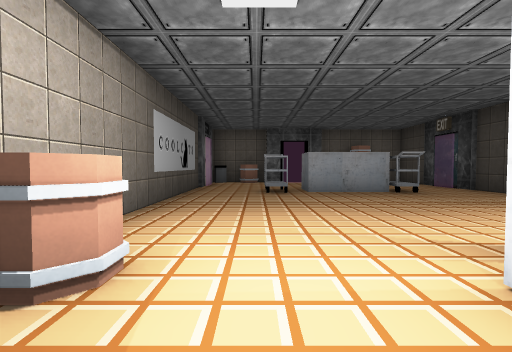
view 1 (above)

14 first-person views from a walk through a 3-D level made in the Godot game engine. The camera is 1.2 m above the floor, tilts 2° down and sees 85° across. The floor is counted in squares, 2 m on a side. Each view is taken from the middle of a square. On the plan, view 1 faces up. The plan holds only what a view shows up to about 9 squares ahead; the rest is blank. Flat picture figures and markers are not drawn. Characters and animated objects are not drawn. Some surface patterns are stand-ins.

view 2
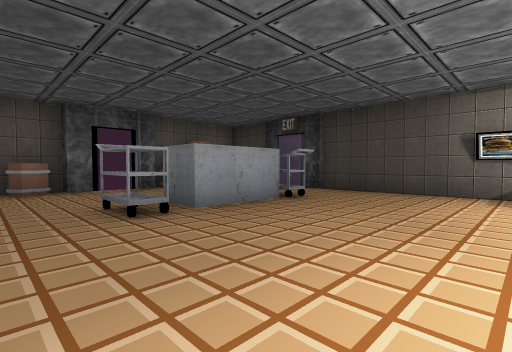

view 3
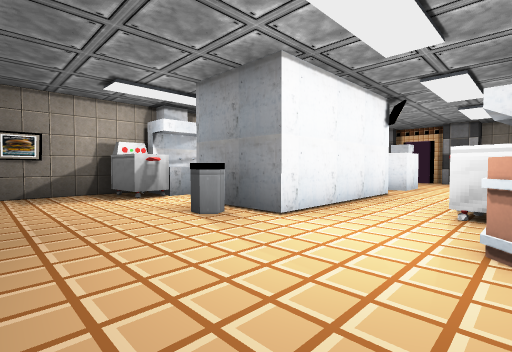

view 4
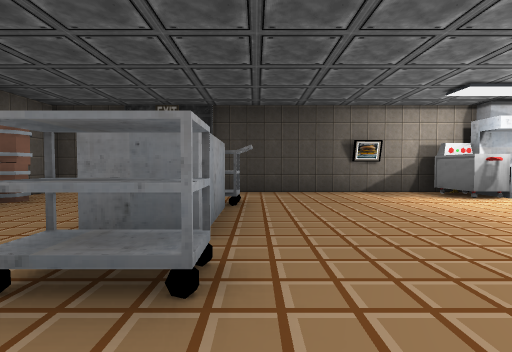

view 5
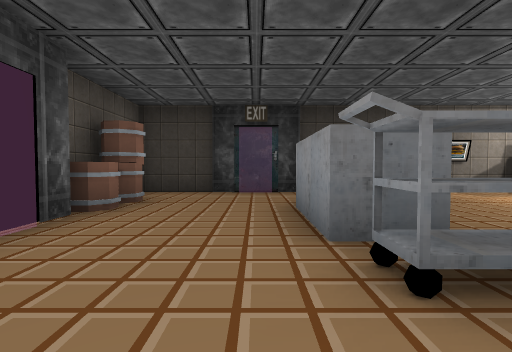

view 6
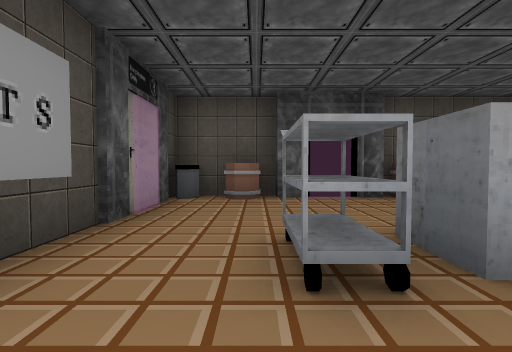

view 7
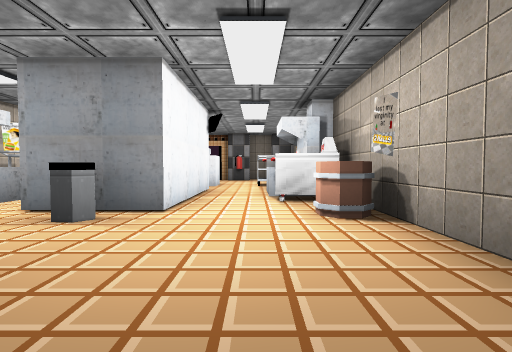

view 8
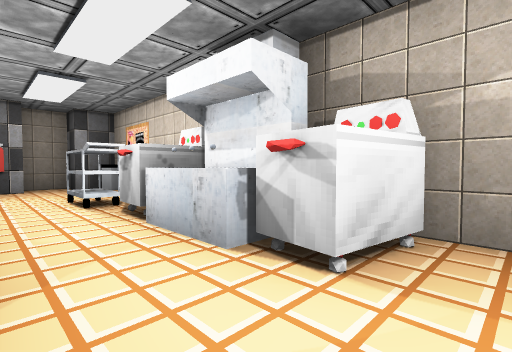

view 9
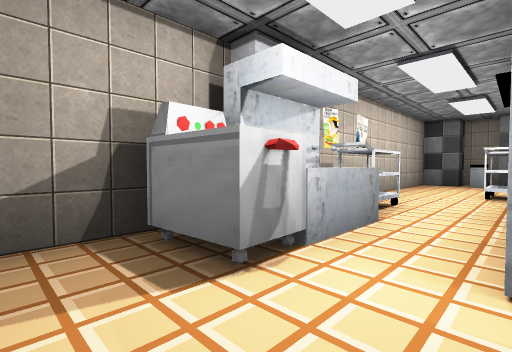

view 10
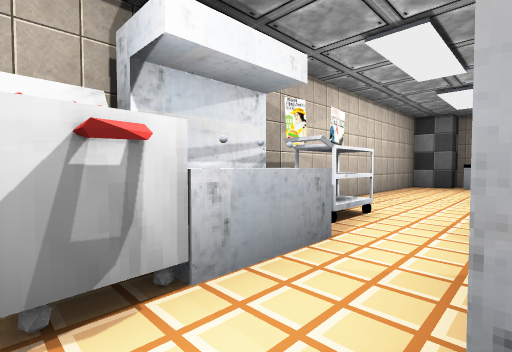

view 11
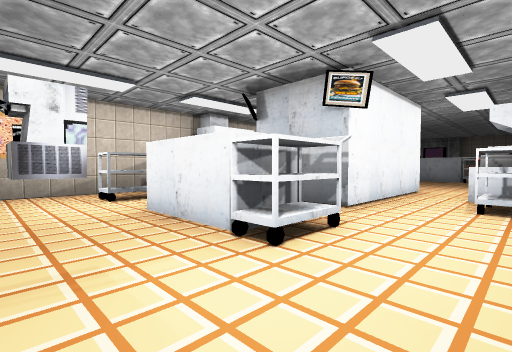

view 12
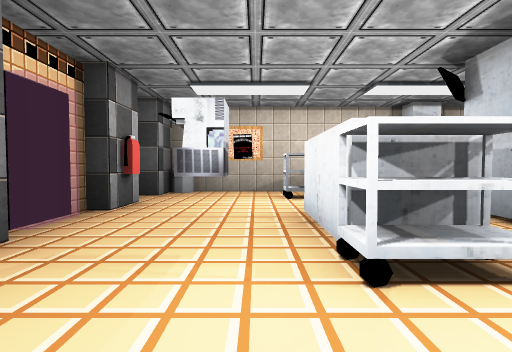

view 13
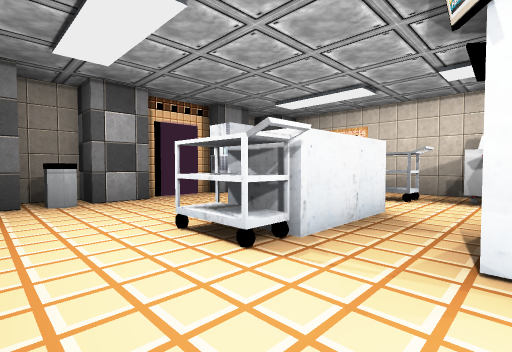

view 14
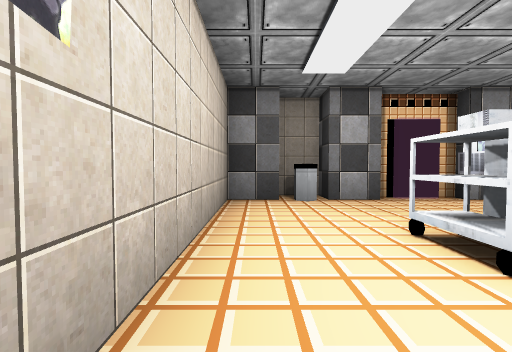

### Floor plan
Key: @ floor where view 1 was taken; # wall or solid block; . floor; D closed door; = window, fence, low wall or low ledge; C cart; B block; A barrel; I bin; E fire extinguisher; O other object.
Columns run from 2 left of view 1 to 6 right of it. Each row starts with its distance up from view 1.
 11 ##A##AA##
 10 #IA..AA.#
  9 D.......#
  8 #......D#
  7 #.C.BC..#
  6 #.......#
  5 #.......#
  4 #.......#
  3 #.......#
  2 #A..I.###
  1 #...####
  0 ##@.#####
 -1 OO=.##.C#
 -2 ##..##..#
 -3 #.......#
 -4 #.C.BC..#
 -5 #.......#
 -6 #...O...#
 -7 #I.E##I##
 -8 ###  ###

Where each view was taken, in squares from view 1:
view 1: 0 up, 0 right, facing up
view 2: 3 up, 1 left, facing up-right
view 3: 4 up, 1 left, facing down-right
view 4: 6 up, 1 left, facing right
view 5: 8 up, 1 left, facing right
view 6: 5 up, 0 right, facing up
view 7: 5 up, 0 right, facing down
view 8: 1 up, 1 right, facing down-left
view 9: 3 up, 3 right, facing down-right
view 10: 2 up, 3 right, facing down-right
view 11: 6 down, 5 right, facing up-left
view 12: 5 down, 5 right, facing left
view 13: 2 down, 5 right, facing down-left
view 14: 2 down, 5 right, facing down
